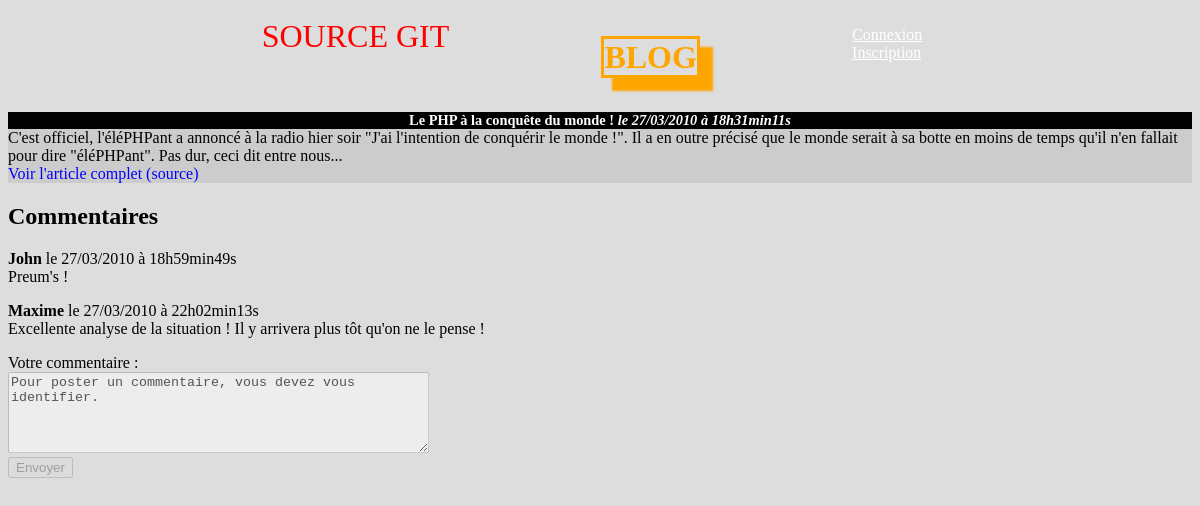
The app's page /commentaires.php?id_news=2, older data.
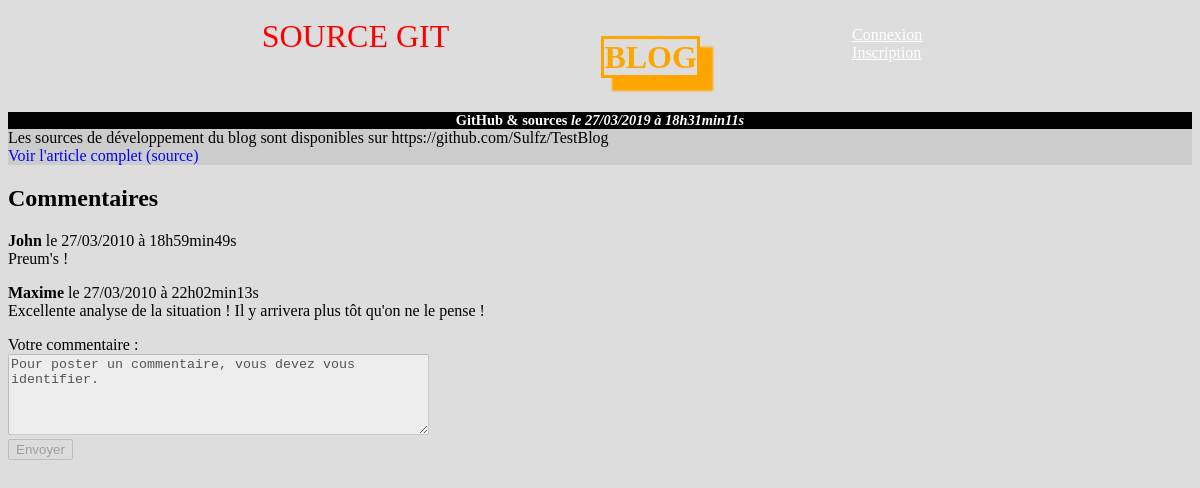
The same page, newer data.
### tables this page shows
CREATE TABLE IF NOT EXISTS `billets` (
  `id` int(11) NOT NULL AUTO_INCREMENT,
  `titre` varchar(255) NOT NULL,
  `contenu` text NOT NULL,
  `date_creation` datetime NOT NULL,
  `source` varchar(255) DEFAULT NULL,
  PRIMARY KEY (`id`)
);

CREATE TABLE IF NOT EXISTS `commentaires` (
  `id` int(11) NOT NULL AUTO_INCREMENT,
  `id_billet` int(11) NOT NULL,
  `auteur` varchar(255) NOT NULL,
  `commentaire` text NOT NULL,
  `date_commentaire` datetime NOT NULL,
  PRIMARY KEY (`id`)
);

### verif_session.php (called while the page is built, shortened)
<?php
function verif_session()
{
  $reponse = 0;
  return $reponse;
}
?>

### commentaires.php (the view, shortened to what this page needs)
<?php session_start();
require('verif_session.php');
?>
<!doctype html>
<html>
<head>
    <link rel="stylesheet" href="style.css">
</head>
<?php
require('connexion_bdd.php');
require('afficher_billets.php');
?>
<header>
  <?php include('html_parts/header.php');?>
</header>
<?php
try {
  if ($_GET['id_news'])
  {
    $id_news = htmlspecialchars($_GET['id_news']);
  }
  else {
    throw new Exception('Erreur : numéro de billet invalide.');
  }
} catch (Exception $e) {
  exit($e->getMessage());
}
try {
  $req = $db_session->prepare('
  SELECT id, titre, contenu, source,
  DATE_FORMAT(date_creation, "%d/%m/%Y") AS date_jour,
  DATE_FORMAT(date_creation, "%Hh%imin%ss") AS date_heure
  FROM billets
  WHERE id = ?'
  );
  $req->execute(array($id_news));
} catch (Exception $e) {
  exit('Erreur d\'exécution de la requête SQL. <br/>
  Message :<br/>' .
  $e->getMessage());
}
?><section><?php
afficher_billets($req);?>
</section><?php
try {
  $req2 = $db_session->prepare('
  SELECT auteur, commentaire,
  DATE_FORMAT(date_commentaire, "%d/%m/%Y") AS date_jour,
  DATE_FORMAT(date_commentaire, "%Hh%imin%ss") AS date_heure
  FROM commentaires
  WHERE id_billet = ?'
  );
  $req2->execute(array($id_news));
} catch (Exception $e) {
  exit('Erreur d\'exécution de la requête SQL. <br/>
  Message :<br/>' .
  $e->getMessage());
}
?>
<h2>Commentaires</h2>
<?php
$rows = $req2->fetchAll();
if (count($rows) == 0)
{
  echo("Erreur: numéro de billet invalide.");
}
else
{
  ?><aside><?php
  foreach ($rows as $row)
  {
    ?><p><?php
        echo '<b>' . htmlspecialchars($row['auteur']) .
        '</b> le ' . $row['date_jour']
        . ' à ' . $row['date_heure']
        . "<br />";
        echo htmlspecialchars($row['commentaire']) . "\n\n\n\n";
        ?>
    </p>
    <?php
  }
  ?></aside><?php
}
?>
<form action="commentaires_post.php" method="post">
  <p>
    <label for="commentaire">Votre commentaire :</label></br>
    <textarea name="commentaire" id="commentaire" rows="5" cols="50" <?php
      if (!verif_session()) { echo "disabled>Pour poster un commentaire, vous devez vous identifier."; }
      else { echo ">"; }
    ?></textarea><br />
    <input type="submit" value="Envoyer" <?php
      if (!verif_session()) { echo "disabled"; } ?>/>
  </p>

### html_parts/header.php
<div id="menu_principal">
  <div id="lien_git_blog"><a href="https://github.com/Sulfz/TestBlog">SOURCE GIT</a></div>
  <h1><a href="index.php">BLOG</a></h1>
  <nav>
    <li><?php
      if (verif_session()) {
        echo '<a href="profil.php">'. verif_session() . '</a>';
      }
      else {
        echo '<a href="connexion.php">Connexion</a>';
      }?>
    </li><?php
    if (verif_session()) {
      echo '<li><a href="deconnexion.php">Déconnexion</a></li>';
    }
    else {
      echo '<li><a href="inscription.php">Inscription</a></li>';
    }?>
  </nav>
</div>

### afficher_billets.php
<?php
function afficher_billets($req, $pageAccueil=0)
{
  while ($billet = $req->fetch()) {
    $contenu_news = htmlspecialchars($billet['contenu']);
    $id_news = htmlspecialchars($billet['id']);
    if (!$pageAccueil)
    {
      $source = htmlspecialchars($billet['source']);
    }?>
    <article>
      <div class="news">
        <h3>
          <?php if ($pageAccueil)
          {
            $titre_billet = htmlspecialchars($billet['titre']);
            echo '<a href="commentaires.php?id_news=' . $id_news . ' ">' . $titre_billet . '</a>';
          }
          else
          {
            echo htmlspecialchars($billet['titre']);
          }
          echo "<i> le " . htmlspecialchars($billet['date_jour'])
          . ' à ' . htmlspecialchars($billet['date_heure'])
          . "</i><br />"; ?>
        </h3>
        <p>
          <?php
            if ($pageAccueil)
            {
              if (strlen($contenu_news) > 300)
              {
                echo substr($contenu_news, 0, 300) . "..." . "<br />";
              }
              else
              {
                echo $contenu_news . "<br />";
              }
            }
            else
            {
              echo htmlspecialchars($billet['contenu']) . "<br />";
            }
            if ($pageAccueil)
            {
              echo '<a href="commentaires.php?id_news=' . $id_news . ' ">Commentaires</a>';
            }
            else
            {
              echo '<a href="' . $source . '">Voir l\'article complet (source)</a>';
            }
          ?>
        </p>
      </div>
    </article>
    <?php
  }
}
?>

### style.css (style rules this page uses)
h1, h3 { text-align:center; }
#lien_git_blog a { color: red; font-size: 2em; text-decoration: none !important; }
#menu_principal h1 a { text-decoration: overline orange; border: 3px solid orange; color: orange; box-shadow: 12px 12px 2px 1px rgba(255, 165, 0, 1); }
.news h3 { background-color: black; color: white; font-size: 0.9em; margin-bottom: 0px; }
#menu_principal { width: 70%; margin: auto; list-style-type: none; display: flex; flex-wrap: nowrap; justify-content: space-around; }
#menu_principal nav { padding-top: 0.5em; margin-right: 1em; }
#menu_principal nav a { color: white; margin-left: auto; }
#menu_principal:first-child { align-self:center; }
.news p { background-color:#CCCCCC; margin-top:0px; }
.news a { text-decoration: none; color: blue; }

Row changes from the older to the newer data that the page shows:
removed billets: titre "Le PHP à la conquête du monde !", date_jour "27/03/2010", date_heure "18h31min11s", contenu "C'est officiel, l'éléPHPant a annoncé à la radio hier soir \"J'ai l'intention de conquérir le monde !\". Il a en outre précisé que le monde serait à sa botte en moins de temps qu'il n'en fallait pour dire \"éléPHPant\". Pas dur, ceci dit entre nous..."
added billets: titre "GitHub & sources", date_jour "27/03/2019", date_heure "18h31min11s", contenu "Les sources de développement du blog sont disponibles sur https://github.com/Sulfz/TestBlog"
